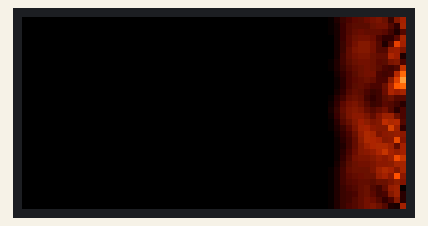
This program was run on a simulated Arduino Zero (SAMD21). On the bench: 64×32 colour display. Random numbers use the default seed unless the program sets one.

Above: at 0.52 s.
At 5.32 s:
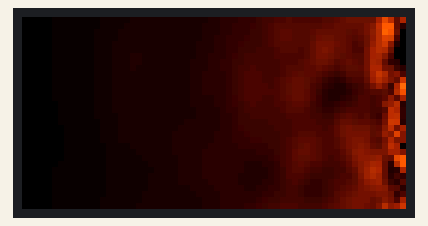
At 10.12 s:
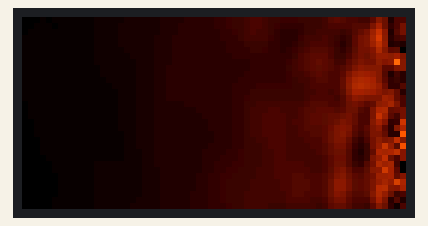
At 20.04 s:
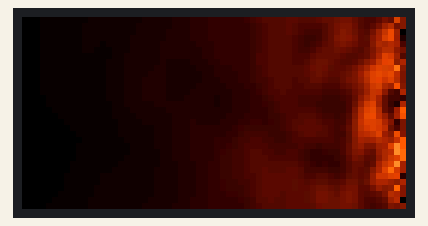
At 29.64 s:
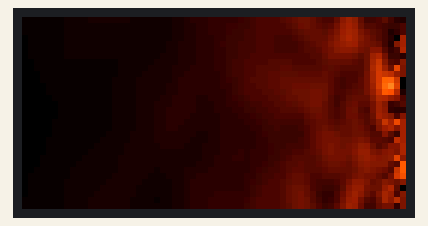
At 39.56 s:
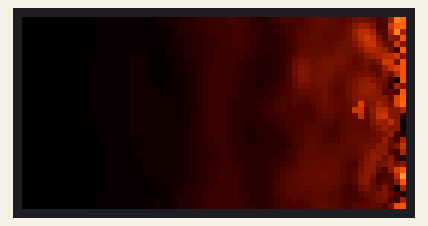

The program:

main.cpp
```cpp
#include <Arduino.h>
#include <Wire.h>
#include <SPI.h>
#include <Adafruit_Protomatter.h> // For RGB matrix

#define WIDTH   64
#define HEIGHT  32
#define FIRE_WIDTH  32
#define FIRE_HEIGHT 65
#define MAX_FPS 25

// Remaining pins are the same for all matrix sizes. These values
// are for MatrixPortal M4. See "simple" example for other boards.
uint8_t rgbPins[]  = {7, 8, 9, 10, 11, 12};
uint8_t addrPins[] = {17, 18, 19, 20};
uint8_t clockPin   = 14;
uint8_t latchPin   = 15;
uint8_t oePin      = 16;

Adafruit_Protomatter matrix(
  WIDTH, 6, 1, rgbPins, sizeof(addrPins), addrPins,
  clockPin, latchPin, oePin, true);

uint16_t palette[256];

uint8_t fire[FIRE_HEIGHT][FIRE_WIDTH];

uint16_t HSLto565(float H, float S, float V) {
  float s = S/100;
  float v = V/100;
  float C = s*v;
  float X = C*(1-abs(fmod(H/60.0, 2)-1));
  float m = v-C;
  float r,g,b;

  if(H >= 0 && H < 60){
      r = C,g = X,b = 0;
  }
  else if(H >= 60 && H < 120){
      r = X,g = C,b = 0;
  }
  else if(H >= 120 && H < 180){
      r = 0,g = C,b = X;
  }
  else if(H >= 180 && H < 240){
      r = 0,g = X,b = C;
  }
  else if(H >= 240 && H < 300){
      r = X,g = 0,b = C;
  }
  else{
      r = C,g = 0,b = X;
  }
  int R = (r+m)*255;
  int G = (g+m)*255;
  int B = (b+m)*255;

  return matrix.color565(R, G, B);
}

void setup() {
  // put your setup code here, to run once:
  ProtomatterStatus status = matrix.begin();
  if(status != PROTOMATTER_OK) {
    // DO NOT CONTINUE if matrix setup encountered an error.
    for(;;);
  }

  // Calculate palette
  for (int index = 0; index < 128; ++index) {
    palette[index] = HSLto565(index / 6, 100, (index * 2.0) * 100 / 256);
  }

  for (int index = 128; index < 256; ++index) {
    palette[index] = HSLto565(index / 6, (384 - index) * 100 / 256, 100);
  }

  // Clear buffer
  for (int y = 0; y < FIRE_HEIGHT; ++y) {
    for (int x = 0; x < FIRE_WIDTH; ++x) {
      fire[y][x] = 0;
    }
  }
}

uint32_t prevTime = 0;

void loop() {
  uint32_t t;
  while(((t = micros()) - prevTime) < (1000000L / MAX_FPS));
  prevTime = t;

  // Randomize bottom row
  for (int x = 0; x < FIRE_WIDTH; ++x) {
    int n = random(4) + 1;
    fire[FIRE_HEIGHT - 1][x] = n * n * n * n - 1;
  }

  //do the fire calculations for every pixel, from top to bottom
  for(int y = 0; y < FIRE_HEIGHT - 1; y++)
  for(int x = 0; x < FIRE_WIDTH; x++)
  {
    // Once in a great while, add in a white spot.
    if (random(100000000) < y * y * y * y / 1000) { // Desperate attempt to bias then to the bottom.
      fire[y][x] = 255;
    }
    else {
      fire[y][x] =
        ((fire[(y + 1) % FIRE_HEIGHT][(x - 1 + FIRE_WIDTH) % FIRE_WIDTH]
        + fire[(y + 1) % FIRE_HEIGHT][(x) % FIRE_WIDTH]
        + fire[(y + 1) % FIRE_HEIGHT][(x + 1) % FIRE_WIDTH]
        + fire[(y + 2) % FIRE_HEIGHT][(x) % FIRE_WIDTH])
        * 32) / 132;
    }
  }

  // Draw fire
  for (int y = 0; y < matrix.width(); ++y) {
    for (int x = 0; x < matrix.height(); ++x) {
      // Things are rotated 90 CCW
      matrix.drawPixel(y, x, palette[fire[y][x]]);
    }
  }

  matrix.show();
}
```
